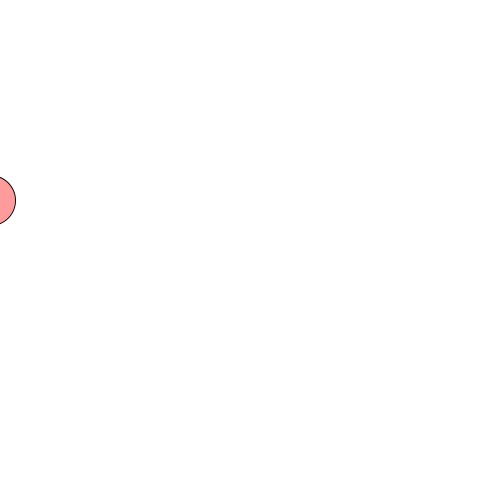
Frame 1 (no input)
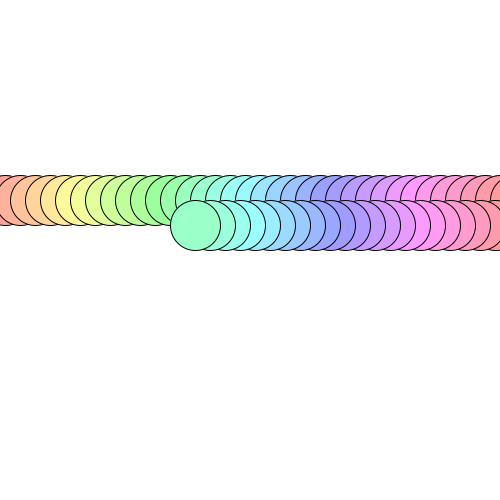
Frame 60 (the mouse pressed at the canvas centre just before this capture)
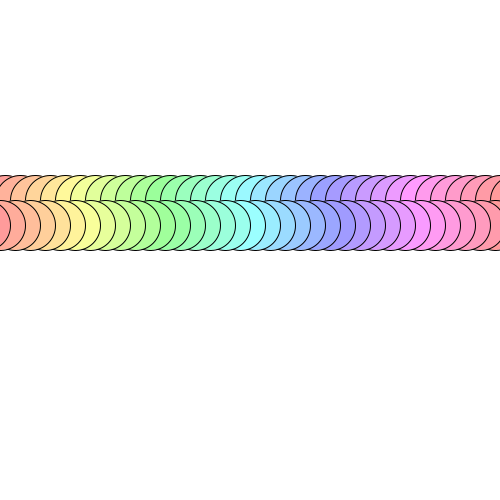
Frame 120 (the mouse held since frame 60 and released just before this capture)

The Processing sketch that drew these frames (run headless with seeded random() and noise(); from frame 60 on, the mouse is pressed at the canvas centre):

// Processing sketch: ex_20
// ── ex_20.pde
void setup(){
size (500,500);
background (255);
frameRate (4);
colorMode (HSB);
}

void draw(){
  //20.1
println (frameCount); 
//20.2
if (frameCount*15 < width+50){ //stops sequence after leaving screen
float x = -25+15*frameCount;
fill (x*0.5,100,360); 
ellipse (x,200,50,50);
}
else //starts new sequence in opposite direction and slightly lower
{ 
float z = width+25-15*(frameCount-38);
ellipse (z,225,50,50);
fill (z*0.5,100,360);
}}
